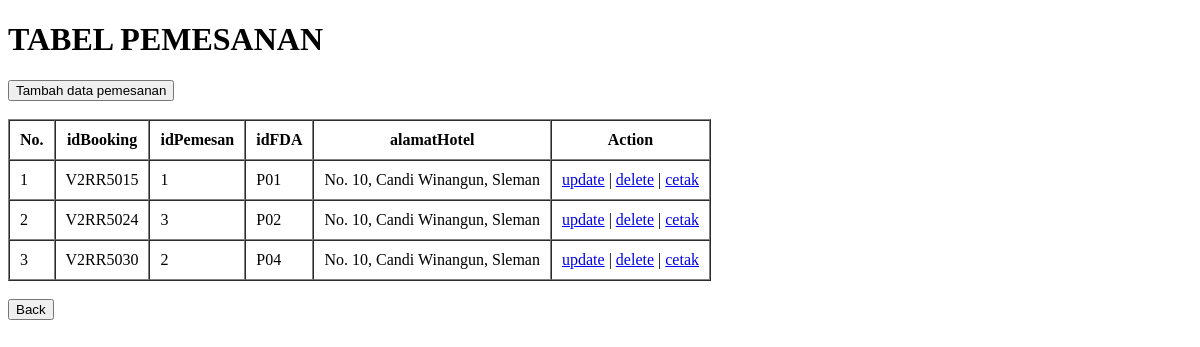
Before: /pemesanantabel.php with the older database file.
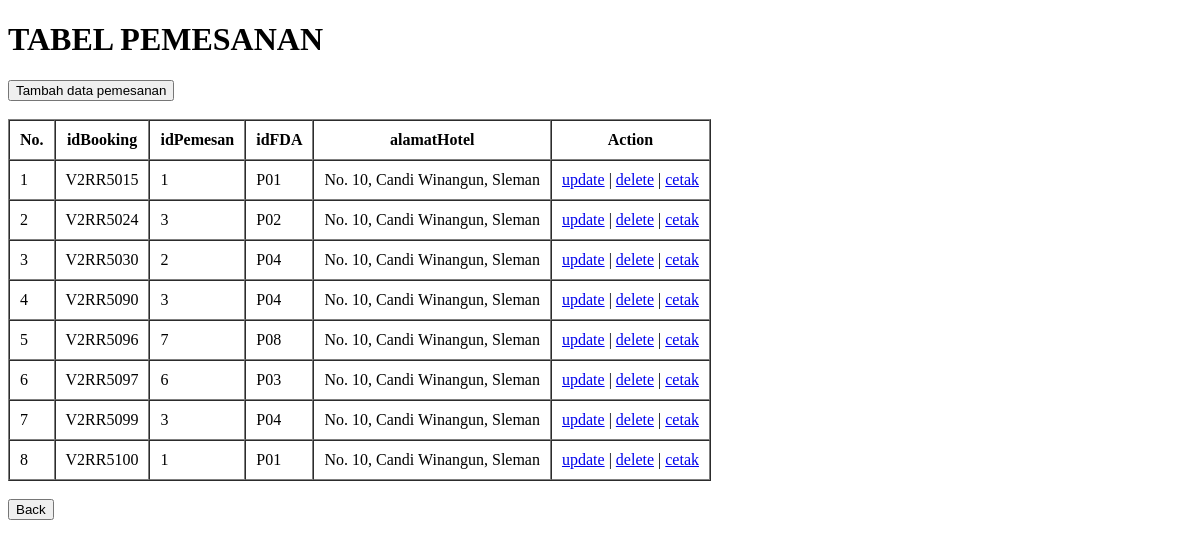
After: the same page with the newer database file.
### tables this page shows
CREATE TABLE `pemesanan` (
  `idBooking` char(8) NOT NULL,
  `idPemesan` int(11) NOT NULL,
  `idFDA` char(3) NOT NULL,
  `alamatHotel` varchar(100) NOT NULL
);

### functions.php (called while the page is built, shortened)
<?php
$conn = mysqli_connect("localhost","root","","iRooms");
function query($query){
    global $conn;
    $result = mysqli_query($conn, $query);
    $rows = [];
    while($row = mysqli_fetch_assoc($result)) {
        $rows[] = $row;
    }
    return $rows;
}
?>

### pemesanantabel.php (the view, shortened to what this page needs)
<?php
require 'functions.php';
$pemesanan = query("SELECT * FROM pemesanan");
?>
<!DOCTYPE html>
<html>
<head>
</head>
<body>
<h1>TABEL PEMESANAN</h1>
<a href="pemesanancreate.php"><button>Tambah data pemesanan</button></a>
<br><br>
<table border="1" cellpadding="10" cellspacing="0">
    <tr>
        <th>No.</th>
        <th>idBooking</th>
        <th>idPemesan</th>
        <th>idFDA</th>
        <th>alamatHotel</th>
        <th>Action</th>
    </tr>
    <?php $i = 1; ?>
    <?php foreach($pemesanan as $row) : ?>
    <tr>
        <td><?= $i?></td>
        <td><?= $row["idBooking"]; ?></td>
        <td><?= $row["idPemesan"]; ?></td>
        <td><?= $row["idFDA"]; ?></td>
        <td><?= $row["alamatHotel"]; ?></td>
        <td>
            <a href="pemesananupdate.php?idBooking=<?= $row["idBooking"]; ?>">update</a> |
            <a href="pemesanandelete.php?idBooking=<?= $row["idBooking"]; ?>"onclick="return confirm('are you sure?');">delete</a> |
            <a href="pemesanan1cetak.php?idBooking=<?= $row["idBooking"]; ?>">cetak</a>
        </td>
    <?php $i ++ ?>
    </tr>
    <?php endforeach; ?>
</table>
<br>
    <form action="" method="get">
            <button type = "back" name="back">Back</button>
        </form>
</body>
</html>

Changed rows visible on the page:
added pemesanan: idBooking "V2RR5090", idPemesan "3", idFDA "P04", alamatHotel "No. 10, Candi Winangun, Sleman"
added pemesanan: idBooking "V2RR5096", idPemesan "7", idFDA "P08", alamatHotel "No. 10, Candi Winangun, Sleman"
added pemesanan: idBooking "V2RR5097", idPemesan "6", idFDA "P03", alamatHotel "No. 10, Candi Winangun, Sleman"
added pemesanan: idBooking "V2RR5099", idPemesan "3", idFDA "P04", alamatHotel "No. 10, Candi Winangun, Sleman"
added pemesanan: idBooking "V2RR5100", idPemesan "1", idFDA "P01", alamatHotel "No. 10, Candi Winangun, Sleman"
